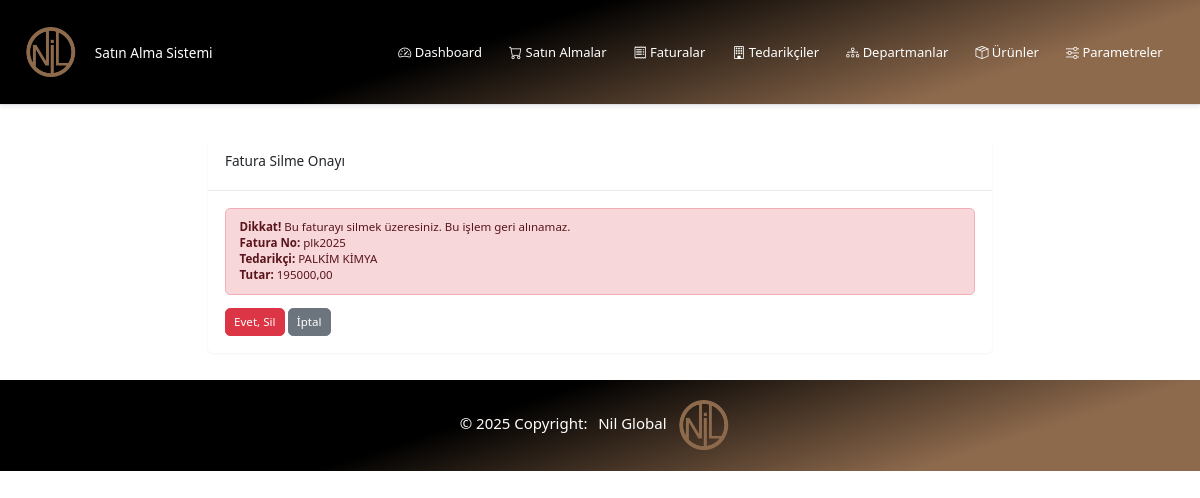
Screenshot of /faturalar/10/sil/ with the database file from the repository.
### faturalar/models.py (models this page shows, shortened)
class Fatura(models.Model):
    tedarikci = models.ForeignKey(Tedarikci, on_delete=models.CASCADE, related_name='faturalari')
    fatura_no = models.CharField(max_length=50, verbose_name="Fatura No")
    fatura_tarihi = models.DateField(verbose_name="Fatura Tarihi")
    odeme_tarihi = models.DateField(verbose_name="Ödeme Tarihi")
    tutar = models.DecimalField(max_digits=12, decimal_places=2, verbose_name="Tutar")
    fatura_dosya = models.FileField(upload_to='faturalar/', blank=True, null=True, verbose_name="Fatura Dosyası")
    satinalmalar = models.ManyToManyField('satin_alma.SatinAlma', related_name='faturalari', blank=True, verbose_name="Satın Almalar")
    created_at = models.DateTimeField(auto_now_add=True)
    updated_at = models.DateTimeField(auto_now=True)
    class Meta:
        verbose_name = "Fatura"
        verbose_name_plural = "Faturalar"
        ordering = ['-fatura_tarihi']

### tedarikciler/models.py (models this page shows, shortened)
class Tedarikci(models.Model):
    ad = models.CharField(max_length=255, verbose_name="Firma Adı")
    hizmet = models.CharField(max_length=255, verbose_name="Verdiği Hizmet")
    yetkili = models.CharField(max_length=255, verbose_name="Firma Yetkilisi")
    telefon = models.CharField(max_length=20, verbose_name="Telefon Numarası")
    adres = models.TextField(blank=True, verbose_name="Adres")
    email = models.EmailField(blank=True, verbose_name="E-posta Adresi")
    created_at = models.DateTimeField(auto_now_add=True)
    updated_at = models.DateTimeField(auto_now=True)
    class Meta:
        verbose_name = "Tedarikçi"
        verbose_name_plural = "Tedarikçiler"
        ordering = ['ad']

### faturalar/views.py (the view)
# urls.py: path('<int:pk>/sil/', views.fatura_sil, name='fatura_sil'),
def fatura_sil(request, pk):
    fatura = get_object_or_404(Fatura, pk=pk)
    if request.method == "POST":
        fatura.delete()
        messages.success(request, 'Fatura başarıyla silindi.')
        return redirect('faturalar:fatura_listesi')
    return render(request, 'faturalar/fatura_sil.html', {'fatura': fatura})

### faturalar/templates/faturalar/fatura_sil.html (shortened to what this page needs)
{% extends 'base.html' %}
{% block content %}
<div class="row">
    <div class="col-md-8 offset-md-2">
        <div class="card">
            <div class="card-header">
                <h3 class="card-title">Fatura Silme Onayı</h3>
            </div>
            <div class="card-body">
                <p class="alert alert-danger">
                    <strong>Dikkat!</strong> Bu faturayı silmek üzeresiniz. Bu işlem geri alınamaz.<br>
                    <b>Fatura No:</b> {{ fatura.fatura_no }}<br>
                    <b>Tedarikçi:</b> {{ fatura.tedarikci.ad }}<br>
                    <b>Tutar:</b> {{ fatura.tutar }}
                </p>
                <form method="post">
                    <div class="mt-3">
                        <button type="submit" class="btn btn-danger">
                             Evet, Sil
                        </button>
                        <a href="{% url 'faturalar:fatura_listesi' %}" class="btn btn-secondary">
                             İptal
                        </a>
                    </div>
                </form>
            </div>
        </div>
    </div>
</div>
{% endblock %}

### static/css/style.css (style rules this page uses)
html, body { font-family: "Segoe UI", "Roboto", Arial, sans-serif; font-size: 0.85rem; line-height: 1.4; }
h3, .h3 { font-size: 1rem; }
.card { margin-bottom: 1.5rem; border: none; box-shadow: 0 1px 3px rgba(0, 0, 0, 0.05); }
.card .card-header { background-color: #fff; border-bottom: 1px solid #e9ecef; padding: 1rem 1.25rem; }
.card .card-body { padding: 1.25rem; }
.alert { font-size: 0.85rem; padding: 0.75rem 1rem; }
.btn { font-size: 0.85rem; padding: 0.3rem 0.6rem; }

### rows the page displays
Fatura: fatura_no "plk2025", tedarikci.ad "PALKİM KİMYA", tutar "195000,00"
